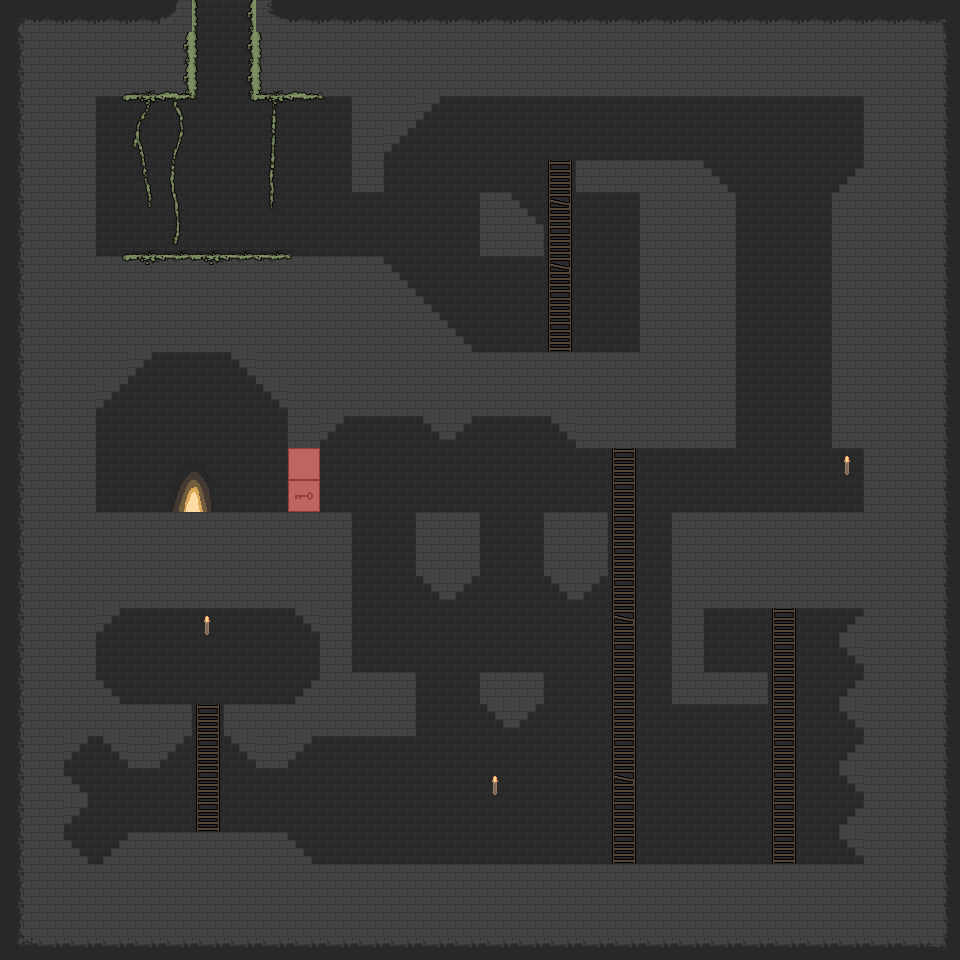

This game map was drawn from its Tiled (.tmx) file and the tilesets committed beside it. A one-line description and the trimmed map source follow:
An orthogonal 30x30 tile map with 32x32 px tiles, 5 tile layers (Background, Environment, Ladder, Over1, ...) and 39 objects (15x pickup_treasure_1, 5x spawn_enemy0, 4x pickup_treasure_2, 4x light, 2x zone, ...).

<map version="1.10" tiledversion="1.10.2" orientation="orthogonal" renderorder="right-down" width="30" height="30" tilewidth="32" tileheight="32" infinite="0" nextlayerid="14" nextobjectid="59">
 <properties>
  <property name="darkness" type="color" value="#ff808080" />
 </properties>
 <tileset firstgid="1" source="tileset.tsx" />
 <layer id="1" name="Background" width="30" height="30">
  <data>[900 cells, 900 non-empty, 1 distinct tile ids]</data>
 </layer>
 <layer id="2" name="Environment" width="30" height="30">
  <data>[900 cells, 538 non-empty, 7 distinct tile ids]</data>
 </layer>
 <layer id="7" name="Ladder" width="30" height="30">
  <data>[900 cells, 31 non-empty, 2 distinct tile ids]</data>
 </layer>
 <layer id="5" name="Over1" width="30" height="30">
  <data>[900 cells, 22 non-empty, 20 distinct tile ids]</data>
 </layer>
 <layer id="3" name="Over2" width="30" height="30">
  <data>[900 cells, 150 non-empty, 20 distinct tile ids]</data>
 </layer>
 <objectgroup id="12" name="Zones">
  <object id="43" name="zone" x="320" y="448" width="32" height="64">
   <properties>
    <property name="action" type="object" value="45" />
    <property name="action1" type="object" value="48" />
    <property name="action2" type="object" value="49" />
    <property name="key" value="red" />
   </properties>
  </object>
  <object id="58" name="zone" x="160" y="448" width="64" height="64">
   <properties>
    <property name="exit" value="" />
   </properties>
  </object>
 </objectgroup>
 <objectgroup id="13" name="Actions">
  <object id="45" name="action" x="304" y="496">
   <properties>
    <property name="destroy" value="" />
   </properties>
   <point />
  </object>
  <object id="48" name="action" x="304" y="464">
   <properties>
    <property name="destroy" value="" />
   </properties>
   <point />
  </object>
 </objectgroup>
 <objectgroup id="11" name="Pickup">
  <object id="18" name="pickup_treasure_1" x="496" y="176">
   <point />
  </object>
  <object id="20" name="pickup_treasure_1" x="624" y="336">
   <point />
  </object>
  <object id="21" name="pickup_treasure_1" x="592" y="336">
   <point />
  </object>
  <object id="22" name="pickup_treasure_1" x="784" y="208">
   <point />
  </object>
  <object id="23" name="pickup_treasure_1" x="784" y="272">
   <point />
  </object>
  <object id="24" name="pickup_treasure_1" x="784" y="240">
   <point />
  </object>
  <object id="25" name="pickup_treasure_1" x="784" y="304">
   <point />
  </object>
  <object id="26" name="pickup_treasure_1" x="784" y="368">
   <point />
  </object>
  <object id="27" name="pickup_treasure_1" x="784" y="336">
   <point />
  </object>
  <object id="28" name="pickup_treasure_1" x="784" y="432">
   <point />
  </object>
  <object id="29" name="pickup_treasure_1" x="784" y="400">
   <point />
  </object>
  <object id="30" name="pickup_treasure_1" x="272" y="656">
   <point />
  </object>
  <object id="31" name="pickup_treasure_2" x="240" y="656">
   <point />
  </object>
  <object id="32" name="pickup_treasure_1" x="272" y="688">
   <point />
  </object>
  <object id="33" name="pickup_treasure_2" x="240" y="688">
   <point />
  </object>
  <object id="34" name="pickup_treasure_2" x="176" y="656">
   <point />
  </object>
  <object id="35" name="pickup_treasure_1" x="144" y="656">
   <point />
  </object>
  <object id="36" name="pickup_treasure_2" x="176" y="688">
   <point />
  </object>
  <object id="37" name="pickup_treasure_1" x="144" y="688">
   <point />
  </object>
  <object id="38" name="pickup_treasure_4" x="208" y="656">
   <point />
  </object>
  <object id="39" name="pickup_medpack" x="848" y="496">
   <point />
  </object>
  <object id="40" name="pickup_ammobox" x="528" y="656">
   <point />
  </object>
  <object id="41" name="pickup_medpack" x="368" y="656">
   <point />
  </object>
  <object id="42" name="pickup_key_red" x="720" y="656">
   <point />
  </object>
 </objectgroup>
 <objectgroup id="6" name="Spawns">
  <object id="1" name="spawn_player" x="224" y="149">
   <point />
  </object>
  <object id="50" name="spawn_enemy0" x="336" y="848">
   <point />
  </object>
  <object id="51" name="spawn_enemy0" x="496" y="336">
   <point />
  </object>
  <object id="52" name="spawn_enemy0" x="496" y="848">
   <point />
  </object>
  <object id="53" name="spawn_enemy1" x="592" y="848">
   <point />
  </object>
  <object id="54" name="spawn_enemy0" x="632" y="144">
   <point />
  </object>
  <object id="55" name="spawn_enemy0" x="496" y="656">
   <point />
  </object>
 </objectgroup>
 <objectgroup id="9" name="Lights">
  <object id="12" name="light" x="846" y="464">
   <properties>
    <property name="color" type="color" value="#ffffdbae" />
    <property name="radius" type="int" value="150" />
   </properties>
   <point />
  </object>
  <object id="13" name="light" x="494" y="785.333">
   <properties>
    <property name="color" type="color" value="#ffffdbae" />
    <property name="radius" type="int" value="250" />
   </properties>
   <point />
  </object>
  <object id="14" name="light" x="208" y="626.667">
   <properties>
    <property name="color" type="color" value="#ffffc259" />
    <property name="radius" type="int" value="150" />
   </properties>
   <point />
  </object>
  <object id="15" name="light" x="223.333" y="20.6667">
   <properties>
    <property name="color" type="color" value="#ff578cff" />
    <property name="radius" type="int" value="300" />
   </properties>
   <point />
  </object>
 </objectgroup>
</map>
